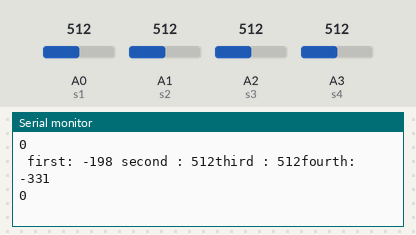
This sketch was run on a simulated Arduino Uno, built with avr-gcc and run on an emulated ATmega328P. Parts: the last lines printed to the serial monitor. Inputs (shaded band) come from the test bench; at power-on: A0 (s1) = 512, A1 (s2) = 512, A2 (s3) = 512, A3 (s4) = 512.

Above: at 1.8 s.
1.9 s: A0 (s1) set to 716
At 2.8 s:
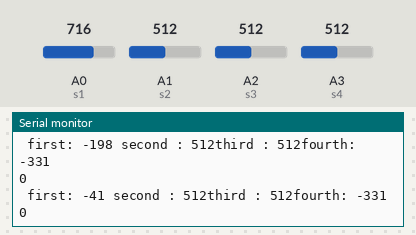
3.4 s: A1 (s2) set to 716
At 4.4 s:
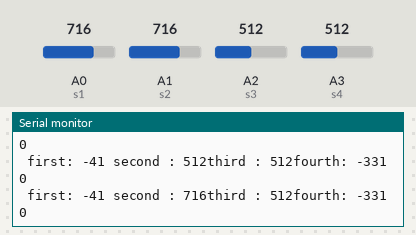
4.9 s: A2 (s3) set to 716
At 5.4 s:
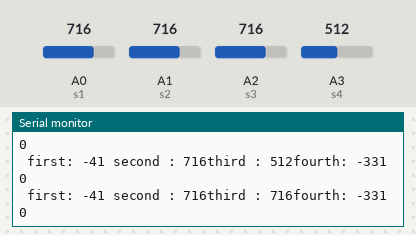
6.4 s: A3 (s4) set to 716
At 7.5 s:
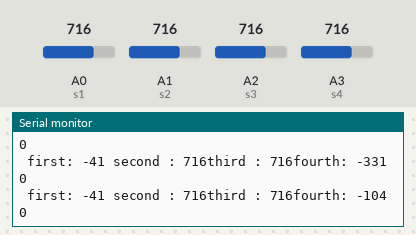
7.9 s: A0 (s1) set to 992
At 8.6 s:
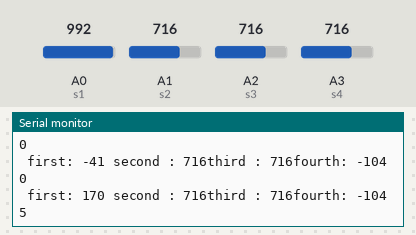
9.4 s: A1 (s2) set to 992
At 10.7 s:
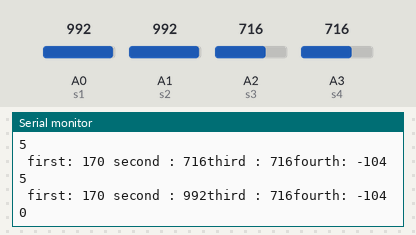
Timing chart, 0 to 11.9 s (numbered marks = the images above; inputs shaded):
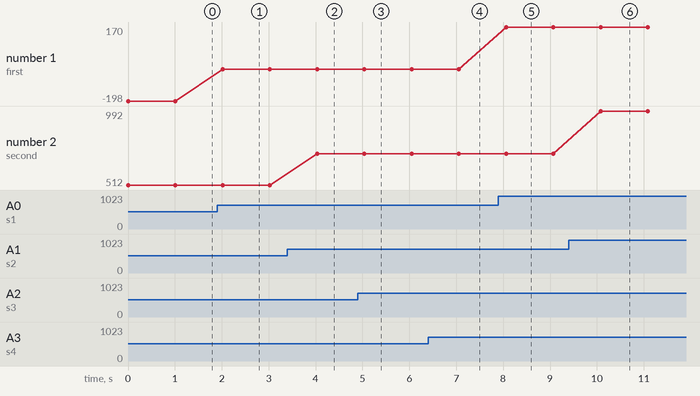

Measured:
- after the input at 1.9 s, the serial monitor: prints a new line after 0.12 s (image 1)
- after the input at 3.4 s, the serial monitor: prints a new line after 0.63 s (image 2)
- after the input at 4.9 s, the serial monitor: prints a new line after 0.14 s (image 3)
- after the input at 6.4 s, the serial monitor: prints a new line after 0.66 s (image 4)
- after the input at 7.9 s, the serial monitor: prints a new line after 0.16 s (image 5)
- after the input at 9.4 s, the serial monitor: prints a new line after 0.68 s (image 6)
- plotted number 1: -198 → -41 after the input at 1.9 s, -41 → 170 after the input at 7.9 s
- plotted number 2: 512 → 716 after the input at 3.4 s, 716 → 992 after the input at 9.4 s

The sketch:

4xflex_test.ino
```cpp
#include <SoftwareSerial.h>
SoftwareSerial mcu(9,10);
int s1 = A0;
int s2 = A1;
int s3 = A2;
int s4 = A3;
int sensorValue1 = 0;
int sensorValue2 = 0;
int sensorValue3 = 0;
int sensorValue4 = 0;// variable to store the value coming from the sensor
int one,two,three,four;
int flex;

void setup() {
    Serial.begin(9600);
    mcu.begin(4800);
}

void loop() {
  // read the value from the sensor:
  sensorValue1 = analogRead(s1);
  sensorValue2 = analogRead(s2);
  sensorValue3 = analogRead(s3);
  sensorValue4 = analogRead(s4);
  one=map(sensorValue1,770,900,0,100);
 two=map(sensorValue2,810,935,0,100);
 three=map(sensorValue3,800,900,0,100);
 four=map(sensorValue4,810,900,0,100);
  Serial.print(" first: ");
  Serial.print(one);
  Serial.print(" second : ");
  Serial.print(sensorValue2);
  Serial.print("third : ");
  Serial.print(sensorValue3);
  Serial.print("fourth: ");
  Serial.println(four);

  if(one<50 && two>50 && three>50 && four >50)
  {
    flex=1;
  }
  else if(one>50 && two<50 && three>50 && four >50)
 {
  flex=2;
 }
 else if(one>50 && two>50 && three<50 && four >50)
 {
  flex=3;
 }
 else if(one>50 && two>50 && three>50 && four <50)
 {
  flex=4;
 }
 else if(one>50 && two<50 && three<50 && four <50)
 {
  flex=5;
 }
 else if(one>50 && two<50 && three<50 && four >50)
 {
  flex=6;
 }
 else
 {
  flex=0;
 }

  Serial.println(flex);
  mcu.println(flex);

  delay(1000);
}
```
